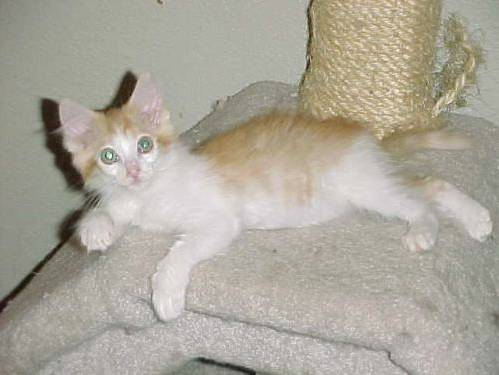
#> input picture Prateek_Srivastava_sub/Day_3/dataset/dataset/cats/cat.1006.jpg, 499 x 375 px; its folder holds 3 pictures in this run
$ python knn.py --dataset ../../Prateek_Srivastava_sub/Day_3/dataset/dataset/cats
#> lines starting #> are read from the running program, lines starting #| are printed output that depends on the picture
### Dibakar Submissions/Day3/SimpleDatasetLoader.py
import os
import cv2
import numpy as np
class simpledatasetloader:
    def __init__(self, preprocessors=None):
        self.preprocessors = preprocessors

        if self.preprocessors is None:
            self.preprocessors = []
    def load(self, image_paths, verbose=-1):
#> called with verbose = 500
        data, labels = [], []

        for i, image_path in enumerate(image_paths):
            image = cv2.imread(image_path)
#> image is the input picture: shape (375, 499, 3); mean B, G, R 154.4, 166.4, 171.5
            label = image_path.split(os.path.sep)[-2]

            if self.preprocessors is not None:
                for p in self.preprocessors:
                    image = p.preprocess(image)
#> this loop made 1 pass
#> pass 1, in load, `image = p.preprocess(image)`:
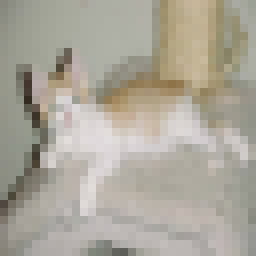
#> image: shape (32, 32, 3) (shown 8 times larger); mean B, G, R 154.4, 166.4, 171.5

            data.append(image)
            labels.append(label)

            if verbose > 0 and i > 0 and (i+1) % verbose == 0:
                print(f'[INFO]: Processed {i+1}/{len(image_paths)}')
#> pass 2 of the loop in load, `for i, image_path in enumerate(image_paths):`:
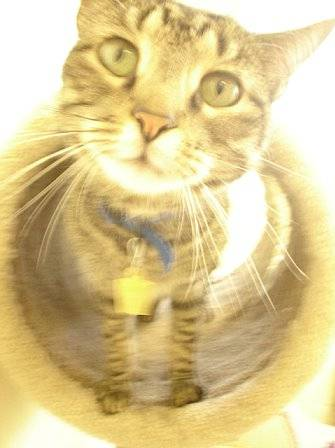
#> input picture Prateek_Srivastava_sub/Day_3/dataset/dataset/cats/cat.1033.jpg, 335 x 448 px
#> in load, image is the input picture: shape (448, 335, 3); mean B, G, R 146.3, 201.3, 220.4
#> the loop in load, `for p in self.preprocessors:` made 1 pass
#> pass 1, in load, `image = p.preprocess(image)`:
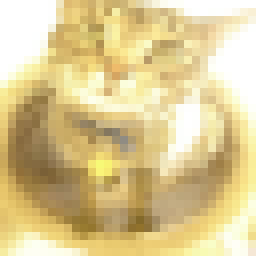
#> image: shape (32, 32, 3) (shown 8 times larger); mean B, G, R 146.3, 201.3, 220.4
#> pass 3 of the loop in load, `for i, image_path in enumerate(image_paths):`:
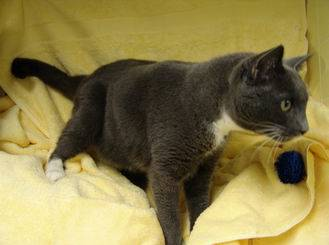
#> input picture Prateek_Srivastava_sub/Day_3/dataset/dataset/cats/cat.1061.jpg, 329 x 245 px
#> in load, image is the input picture: shape (245, 329, 3); mean B, G, R 72.9, 124.3, 137.5
#> the loop in load, `for p in self.preprocessors:` made 1 pass
#> pass 1, in load, `image = p.preprocess(image)`:
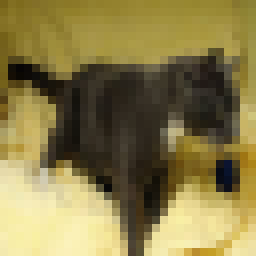
#> image: shape (32, 32, 3) (shown 8 times larger); mean B, G, R 72.9, 124.3, 137.4

        return (np.array(data), np.array(labels))

### Dibakar Submissions/Day3/simplePreprocessor.py
import cv2
class simplepreprocessor:
    def __init__(self, width, height, interpolation=cv2.INTER_AREA):
        self.width = width
        self.height = height
        self.interpolation = interpolation
    def preprocess(self, image):
        return cv2.resize(image, (self.width, self.height), interpolation=self.interpolation)

### Dibakar Submissions/Day3/knn.py
from sklearn.neighbors import KNeighborsClassifier
from sklearn.preprocessing import LabelEncoder
from sklearn.model_selection import train_test_split
from sklearn.metrics import classification_report
from simplePreprocessor import simplepreprocessor
from SimpleDatasetLoader import simpledatasetloader
from imutils import paths
import argparse
ap=argparse.ArgumentParser()
ap.add_argument("-d","--dataset",required=True,help="path to input dataset")
ap.add_argument("-k","--neighbors",type=int,default=1,help="# of nearest neighbors for classification")
ap.add_argument("-j","--jobs",type=int,default=-1,help="# of jobs for k-NN distance (-1 uses all available cores)")
args=vars(ap.parse_args())
print("[INFO] loading images...")
imagePaths=list(paths.list_images(args["dataset"]))
sp=simplepreprocessor(32,32)
sdl=simpledatasetloader(preprocessors=[sp])
(data,labels)=sdl.load(imagePaths,verbose=500)
data=data.reshape(data.shape[0],3072)
print("[INFO] features matrix:{:.1f}MB".format(data.nbytes/(1024*1000.0)))
#| [INFO] features matrix:0.0MB
le=LabelEncoder()
labels=le.fit_transform(labels)
#> labels = [0, 0, 0]
(trainX,testX,trainY,testY)=train_test_split(data,labels,test_size=0.25,random_state=42)
#> trainY = [0, 0]; testY = [0]
model=KNeighborsClassifier(n_neighbors=args["neighbors"],n_jobs=args["jobs"])
model.fit(trainX,trainY)
print(classification_report(testY,model.predict(testX),target_names=le.classes_))
#|               precision    recall  f1-score   support
#|         cats       1.00      1.00      1.00         1
#|     accuracy                           1.00         1
#|    macro avg       1.00      1.00      1.00         1
#| weighted avg       1.00      1.00      1.00         1
